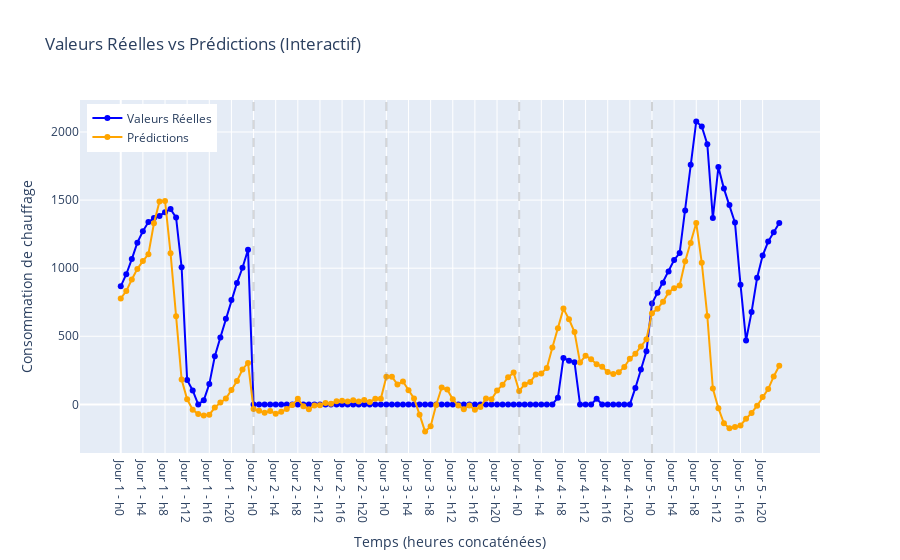

The notebook cell saved with this chart:
### Code cell
plot_true_vs_predicted_interactive(indices=[15, 11, 13,32,89], y_test=y_test2, predictions=predictions2, scaler_cons=scaler_y)

### Figure 1 — Plotly figure (JSON) as saved in the notebook; plotly's stock layout.template omitted (floating-point values rounded to 4 significant figures)
{"data": [{"line": {"color": "blue"}, "mode": "lines+markers", "name": "Valeurs Réelles", "type": "scatter", "x": [0, 1, 2, 3, 4, 5, 6, 7, 8, 9, 10, 11, 12, 13, 14, 15, 16, 17, 18, 19, 20, 21, 22, 23, 24, 25, 26, 27, 28, 29, 30, 31, 32, 33, 34, 35, 36, 37, 38, 39, 40, 41, 42, 43, 44, 45, 46, 47, 48, 49, 50, 51, 52, 53, 54, 55, 56, 57, 58, 59, 60, 61, 62, 63, 64, 65, 66, 67, 68, 69, 70, 71, 72, 73, 74, 75, 76, 77, 78, 79, 80, 81, 82, 83, 84, 85, 86, 87, 88, 89, 90, 91, 92, 93, 94, 95, 96, 97, 98, 99, 100, 101, 102, 103, 104, 105, 106, 107, 108, 109, 110, 111, 112, 113, 114, 115, 116, 117, 118, 119], "y": [867.0, 955.7, 1067.0, 1188.0, 1271.0, 1339.0, 1368.0, 1384.0, 1411.0, 1434.0, 1372.0, 1006.0, 178.6, 101.9, 0, 30.09, 149.1, 353.6, 490.8, 628.9, 765.9, 892.1, 1003.0, 1135.0, 0, 0, 0, 0, 0, 0, 0, 0, 0, 0, 0, 0, 0, 0, 0, 0, 0, 0, 0, 0, 0, 0, 0, 0, 0, 0, 0, 0, 0, 0, 0, 0, 0, 0, 0, 0, 0, 0, 0, 0, 0, 0, 0, 0, 0, 0, 0, 0, 0, 0, 0, 0, 0, 0, 0, 49.39, 340.5, 321.0, 309.5, 0, 0, 0, 41.77, 0, 0, 0, 0, 0, 0, 120.7, 256.1, 389.4, 740.8, 819.7, 893.9, 975.9, 1060.0, 1111.0, 1424.0, 1760.0, 2078.0, 2041.0, 1911.0, 1368.0, 1742.0, 1584.0, 1464.0, 1335.0, 878.8, 469.5, 679.2, 929.5, 1092.0, 1195.0, 1264.0, 1332.0]}, {"line": {"color": "orange"}, "mode": "lines+markers", "name": "Prédictions", "type": "scatter", "x": [0, 1, 2, 3, 4, 5, 6, 7, 8, 9, 10, 11, 12, 13, 14, 15, 16, 17, 18, 19, 20, 21, 22, 23, 24, 25, 26, 27, 28, 29, 30, 31, 32, 33, 34, 35, 36, 37, 38, 39, 40, 41, 42, 43, 44, 45, 46, 47, 48, 49, 50, 51, 52, 53, 54, 55, 56, 57, 58, 59, 60, 61, 62, 63, 64, 65, 66, 67, 68, 69, 70, 71, 72, 73, 74, 75, 76, 77, 78, 79, 80, 81, 82, 83, 84, 85, 86, 87, 88, 89, 90, 91, 92, 93, 94, 95, 96, 97, 98, 99, 100, 101, 102, 103, 104, 105, 106, 107, 108, 109, 110, 111, 112, 113, 114, 115, 116, 117, 118, 119], "y": [777.7, 832.7, 916.9, 994.9, 1052.0, 1103.0, 1330.0, 1490.0, 1494.0, 1110.0, 647.0, 183.0, 37.07, -40.14, -70.94, -82.16, -75.96, -23.85, 13.07, 43.5, 105.6, 171.8, 256.5, 304.0, -33.55, -47.68, -62.0, -49.05, -68.59, -54.59, -34.42, -5.215, 41.0, -13.61, -35.78, -9.056, -6.22, 11.01, 4.775, 23.03, 25.72, 21.62, 30.87, 21.66, 32.92, 17.36, 40.82, 41.81, 202.9, 202.6, 146.5, 168.3, 104.2, 43.07, -75.53, -199.9, -160.0, -4.253, 123.8, 109.1, 36.87, -9.138, -35.42, -8.566, -39.35, -19.57, 43.7, 37.76, 101.2, 144.3, 199.7, 233.2, 98.4, 146.5, 165.0, 219.1, 227.3, 266.8, 417.4, 559.2, 703.1, 625.7, 530.8, 307.1, 357.8, 331.7, 295.2, 275.8, 237.5, 222.8, 236.5, 275.1, 334.7, 372.2, 425.2, 478.2, 669.9, 701.5, 753.8, 821.7, 853.2, 872.4, 1051.0, 1184.0, 1332.0, 1040.0, 649.3, 116.2, -27.78, -138.8, -176.2, -166.0, -154.8, -105.6, -62.84, -9.885, 54.92, 112.3, 205.3, 283.1]}], "layout": {"hovermode": "x unified", "legend": {"x": 0.01, "y": 0.99}, "shapes": [{"line": {"color": "gray", "dash": "dash"}, "opacity": 0.3, "type": "line", "x0": 24, "x1": 24, "xref": "x", "y0": 0, "y1": 1, "yref": "y domain"}, {"line": {"color": "gray", "dash": "dash"}, "opacity": 0.3, "type": "line", "x0": 48, "x1": 48, "xref": "x", "y0": 0, "y1": 1, "yref": "y domain"}, {"line": {"color": "gray", "dash": "dash"}, "opacity": 0.3, "type": "line", "x0": 72, "x1": 72, "xref": "x", "y0": 0, "y1": 1, "yref": "y domain"}, {"line": {"color": "gray", "dash": "dash"}, "opacity": 0.3, "type": "line", "x0": 96, "x1": 96, "xref": "x", "y0": 0, "y1": 1, "yref": "y domain"}], "title": {"text": "Valeurs Réelles vs Prédictions (Interactif)"}, "xaxis": {"tickmode": "array", "ticktext": ["Jour 1 - h0", "Jour 1 - h4", "Jour 1 - h8", "Jour 1 - h12", "Jour 1 - h16", "Jour 1 - h20", "Jour 2 - h0", "Jour 2 - h4", "Jour 2 - h8", "Jour 2 - h12", "Jour 2 - h16", "Jour 2 - h20", "Jour 3 - h0", "Jour 3 - h4", "Jour 3 - h8", "Jour 3 - h12", "Jour 3 - h16", "Jour 3 - h20", "Jour 4 - h0", "Jour 4 - h4", "Jour 4 - h8", "Jour 4 - h12", "Jour 4 - h16", "Jour 4 - h20", "Jour 5 - h0", "Jour 5 - h4", "Jour 5 - h8", "Jour 5 - h12", "Jour 5 - h16", "Jour 5 - h20"], "tickvals": [0, 4, 8, 12, 16, 20, 24, 28, 32, 36, 40, 44, 48, 52, 56, 60, 64, 68, 72, 76, 80, 84, 88, 92, 96, 100, 104, 108, 112, 116], "title": {"text": "Temps (heures concaténées)"}}, "yaxis": {"title": {"text": "Consommation de chauffage"}}}}
